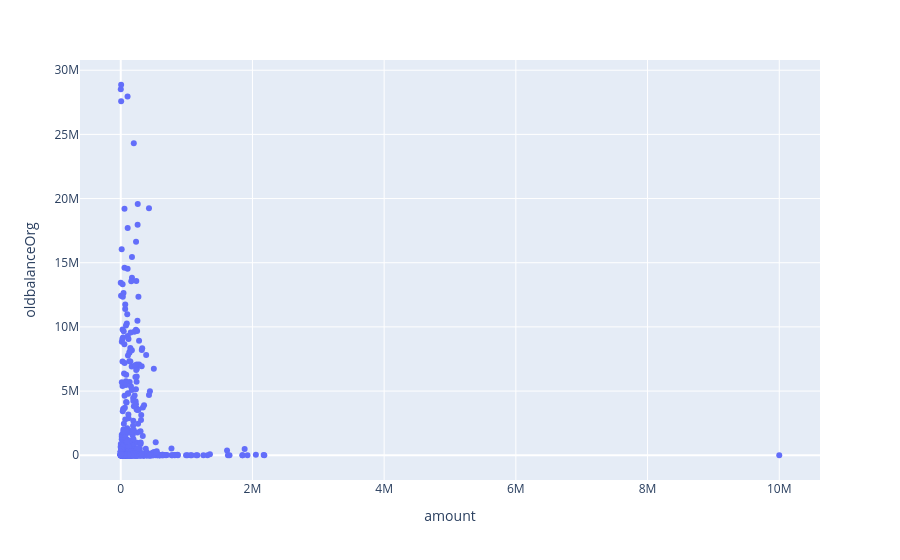

Notebook cell for this chart:
### Code cell
# Scatter plot — PaySim
df_paysim.plot.scatter(x="amount", y="oldbalanceOrg")

### Figure 1 — Plotly figure (JSON) as saved in the notebook; plotly's stock layout.template omitted (floating-point values rounded to 4 significant figures; data arrays with more than 128 entries replaced by an {"elided": "..."} marker saying what was removed)
{"data": [{"hovertemplate": "amount=%{x}<br>oldbalanceOrg=%{y}<extra></extra>", "legendgroup": "", "marker": {"color": "#636efa", "symbol": "circle"}, "mode": "markers", "name": "", "orientation": "v", "showlegend": false, "type": "scatter", "x": {"elided": "1000 float values"}, "xaxis": "x", "y": {"elided": "1000 float values"}, "yaxis": "y"}], "layout": {"legend": {"tracegroupgap": 0}, "margin": {"t": 60}, "xaxis": {"anchor": "y", "domain": [0, 1], "title": {"text": "amount"}}, "yaxis": {"anchor": "x", "domain": [0, 1], "title": {"text": "oldbalanceOrg"}}}}
